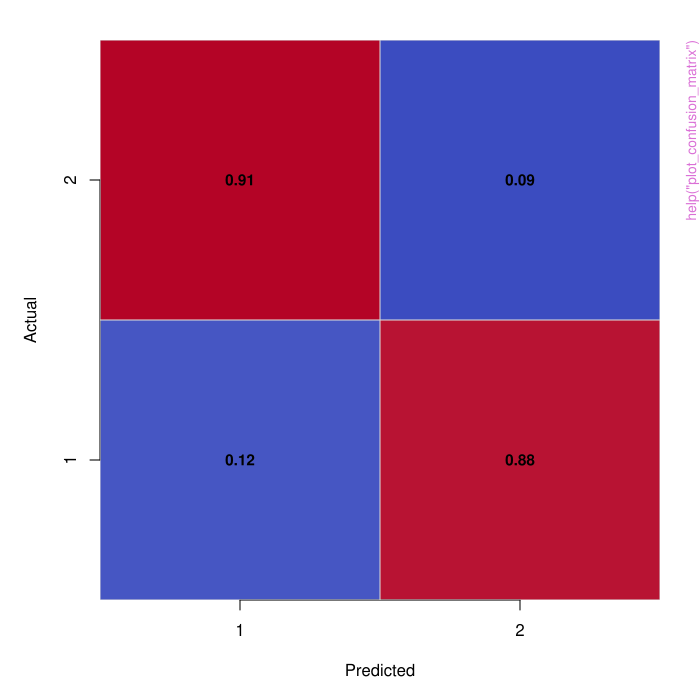

Recreate this plot in R.
pkgname <- "VectorForgeML"
source(file.path(R.home("share"), "R", "examples-header.R"))
options(warn = 1)
options(pager = "console")
base::assign(".ExTimings", "VectorForgeML-Ex.timings", pos = 'CheckExEnv')
base::cat("name\tuser\tsystem\telapsed\n", file=base::get(".ExTimings", pos = 'CheckExEnv'))
base::assign(".format_ptime",
function(x) {
  if(!is.na(x[4L])) x[1L] <- x[1L] + x[4L]
  if(!is.na(x[5L])) x[2L] <- x[2L] + x[5L]
  options(OutDec = '.')
  format(x[1L:3L], digits = 7L)
},
pos = 'CheckExEnv')

### * </HEADER>
library('VectorForgeML')

base::assign(".oldSearch", base::search(), pos = 'CheckExEnv')
base::assign(".old_wd", base::getwd(), pos = 'CheckExEnv')
cleanEx()
nameEx("ColumnTransformer-class")
### * ColumnTransformer-class

flush(stderr()); flush(stdout())

base::assign(".ptime", proc.time(), pos = "CheckExEnv")
### Name: ColumnTransformer-class
### Title: Column Transformer
### Aliases: ColumnTransformer-class ColumnTransformer

### ** Examples

  model <- ColumnTransformer$new(num_cols="A", cat_cols="B")




base::assign(".dptime", (proc.time() - get(".ptime", pos = "CheckExEnv")), pos = "CheckExEnv")
base::cat("ColumnTransformer-class", base::get(".format_ptime", pos = 'CheckExEnv')(get(".dptime", pos = "CheckExEnv")), "\n", file=base::get(".ExTimings", pos = 'CheckExEnv'), append=TRUE, sep="\t")
cleanEx()
nameEx("DecisionTree-class")
### * DecisionTree-class

flush(stderr()); flush(stdout())

base::assign(".ptime", proc.time(), pos = "CheckExEnv")
### Name: DecisionTree-class
### Title: Decision Tree Model
### Aliases: DecisionTree-class DecisionTree

### ** Examples

  model <- DecisionTree$new()
  X <- matrix(rnorm(20), nrow=10)
  y <- sample(0:1, 10, replace=TRUE)
  model$fit(X,y)
  model$predict(X)




base::assign(".dptime", (proc.time() - get(".ptime", pos = "CheckExEnv")), pos = "CheckExEnv")
base::cat("DecisionTree-class", base::get(".format_ptime", pos = 'CheckExEnv')(get(".dptime", pos = "CheckExEnv")), "\n", file=base::get(".ExTimings", pos = 'CheckExEnv'), append=TRUE, sep="\t")
cleanEx()
nameEx("KMeans-class")
### * KMeans-class

flush(stderr()); flush(stdout())

base::assign(".ptime", proc.time(), pos = "CheckExEnv")
### Name: KMeans-class
### Title: KMeans Clustering
### Aliases: KMeans-class KMeans

### ** Examples

  x <- matrix(rnorm(20), nrow=10)
  model <- KMeans$new()
  model$fit(x)




base::assign(".dptime", (proc.time() - get(".ptime", pos = "CheckExEnv")), pos = "CheckExEnv")
base::cat("KMeans-class", base::get(".format_ptime", pos = 'CheckExEnv')(get(".dptime", pos = "CheckExEnv")), "\n", file=base::get(".ExTimings", pos = 'CheckExEnv'), append=TRUE, sep="\t")
cleanEx()
nameEx("KNN-class")
### * KNN-class

flush(stderr()); flush(stdout())

base::assign(".ptime", proc.time(), pos = "CheckExEnv")
### Name: KNN-class
### Title: K-Nearest Neighbors Model
### Aliases: KNN-class KNN

### ** Examples

  model <- KNN$new(k=3, mode="classification")
  X <- matrix(rnorm(20), nrow=10)
  y <- sample(0:1, 10, replace=TRUE)
  model$fit(X,y)
  model$predict(X)




base::assign(".dptime", (proc.time() - get(".ptime", pos = "CheckExEnv")), pos = "CheckExEnv")
base::cat("KNN-class", base::get(".format_ptime", pos = 'CheckExEnv')(get(".dptime", pos = "CheckExEnv")), "\n", file=base::get(".ExTimings", pos = 'CheckExEnv'), append=TRUE, sep="\t")
cleanEx()
nameEx("LabelEncoder-class")
### * LabelEncoder-class

flush(stderr()); flush(stdout())

base::assign(".ptime", proc.time(), pos = "CheckExEnv")
### Name: LabelEncoder-class
### Title: Label Encoder
### Aliases: LabelEncoder-class LabelEncoder

### ** Examples

  enc <- LabelEncoder$new()
  x <- c("a", "b", "a")
  enc$fit(x)
  enc$transform(x)




base::assign(".dptime", (proc.time() - get(".ptime", pos = "CheckExEnv")), pos = "CheckExEnv")
base::cat("LabelEncoder-class", base::get(".format_ptime", pos = 'CheckExEnv')(get(".dptime", pos = "CheckExEnv")), "\n", file=base::get(".ExTimings", pos = 'CheckExEnv'), append=TRUE, sep="\t")
cleanEx()
nameEx("LinearRegression-class")
### * LinearRegression-class

flush(stderr()); flush(stdout())

base::assign(".ptime", proc.time(), pos = "CheckExEnv")
### Name: LinearRegression-class
### Title: Linear Regression Model
### Aliases: LinearRegression-class LinearRegression

### ** Examples

model <- LinearRegression$new()
X <- matrix(rnorm(100),50,2)
y <- rnorm(50)
model$fit(X,y)
model$predict(X)





base::assign(".dptime", (proc.time() - get(".ptime", pos = "CheckExEnv")), pos = "CheckExEnv")
base::cat("LinearRegression-class", base::get(".format_ptime", pos = 'CheckExEnv')(get(".dptime", pos = "CheckExEnv")), "\n", file=base::get(".ExTimings", pos = 'CheckExEnv'), append=TRUE, sep="\t")
cleanEx()
nameEx("LogisticRegression-class")
### * LogisticRegression-class

flush(stderr()); flush(stdout())

base::assign(".ptime", proc.time(), pos = "CheckExEnv")
### Name: LogisticRegression-class
### Title: Logistic Regression Model
### Aliases: LogisticRegression-class LogisticRegression

### ** Examples

  model <- LogisticRegression$new()
  X <- matrix(rnorm(20), nrow=10)
  y <- sample(0:1, 10, replace=TRUE)
  model$fit(X,y)
  model$predict(X)




base::assign(".dptime", (proc.time() - get(".ptime", pos = "CheckExEnv")), pos = "CheckExEnv")
base::cat("LogisticRegression-class", base::get(".format_ptime", pos = 'CheckExEnv')(get(".dptime", pos = "CheckExEnv")), "\n", file=base::get(".ExTimings", pos = 'CheckExEnv'), append=TRUE, sep="\t")
cleanEx()
nameEx("MinMaxScaler-class")
### * MinMaxScaler-class

flush(stderr()); flush(stdout())

base::assign(".ptime", proc.time(), pos = "CheckExEnv")
### Name: MinMaxScaler-class
### Title: Standard Scaler
### Aliases: MinMaxScaler-class MinMaxScaler

### ** Examples

  s <- MinMaxScaler$new()
  x <- matrix(rnorm(20), nrow=10)
  s$fit(x)
  s$transform(x)




base::assign(".dptime", (proc.time() - get(".ptime", pos = "CheckExEnv")), pos = "CheckExEnv")
base::cat("MinMaxScaler-class", base::get(".format_ptime", pos = 'CheckExEnv')(get(".dptime", pos = "CheckExEnv")), "\n", file=base::get(".ExTimings", pos = 'CheckExEnv'), append=TRUE, sep="\t")
cleanEx()
nameEx("OneHotEncoder-class")
### * OneHotEncoder-class

flush(stderr()); flush(stdout())

base::assign(".ptime", proc.time(), pos = "CheckExEnv")
### Name: OneHotEncoder-class
### Title: One Hot Encoder
### Aliases: OneHotEncoder-class OneHotEncoder

### ** Examples

  enc <- OneHotEncoder$new()
  df <- data.frame(a=c("x","y","x"))
  enc$fit(df)
  enc$transform(df)




base::assign(".dptime", (proc.time() - get(".ptime", pos = "CheckExEnv")), pos = "CheckExEnv")
base::cat("OneHotEncoder-class", base::get(".format_ptime", pos = 'CheckExEnv')(get(".dptime", pos = "CheckExEnv")), "\n", file=base::get(".ExTimings", pos = 'CheckExEnv'), append=TRUE, sep="\t")
cleanEx()
nameEx("PCA-class")
### * PCA-class

flush(stderr()); flush(stdout())

base::assign(".ptime", proc.time(), pos = "CheckExEnv")
### Name: PCA-class
### Title: Principal Component Analysis
### Aliases: PCA-class PCA

### ** Examples

  model <- PCA$new(n_components=2)
  X <- matrix(rnorm(30), nrow=10)
  model$fit(X)
  model$transform(X)




base::assign(".dptime", (proc.time() - get(".ptime", pos = "CheckExEnv")), pos = "CheckExEnv")
base::cat("PCA-class", base::get(".format_ptime", pos = 'CheckExEnv')(get(".dptime", pos = "CheckExEnv")), "\n", file=base::get(".ExTimings", pos = 'CheckExEnv'), append=TRUE, sep="\t")
cleanEx()
nameEx("Pipeline-class")
### * Pipeline-class

flush(stderr()); flush(stdout())

base::assign(".ptime", proc.time(), pos = "CheckExEnv")
### Name: Pipeline-class
### Title: Pipeline
### Aliases: Pipeline-class Pipeline

### ** Examples

  model <- Pipeline$new(list(StandardScaler$new()))




base::assign(".dptime", (proc.time() - get(".ptime", pos = "CheckExEnv")), pos = "CheckExEnv")
base::cat("Pipeline-class", base::get(".format_ptime", pos = 'CheckExEnv')(get(".dptime", pos = "CheckExEnv")), "\n", file=base::get(".ExTimings", pos = 'CheckExEnv'), append=TRUE, sep="\t")
cleanEx()
nameEx("RandomForest-class")
### * RandomForest-class

flush(stderr()); flush(stdout())

base::assign(".ptime", proc.time(), pos = "CheckExEnv")
### Name: RandomForest-class
### Title: Random Forest Model
### Aliases: RandomForest-class RandomForest

### ** Examples

  model <- RandomForest$new(ntrees=5)
  X <- matrix(rnorm(20), nrow=10)
  y <- sample(0:1, 10, replace=TRUE)
  model$fit(X,y)
  model$predict(X)




base::assign(".dptime", (proc.time() - get(".ptime", pos = "CheckExEnv")), pos = "CheckExEnv")
base::cat("RandomForest-class", base::get(".format_ptime", pos = 'CheckExEnv')(get(".dptime", pos = "CheckExEnv")), "\n", file=base::get(".ExTimings", pos = 'CheckExEnv'), append=TRUE, sep="\t")
cleanEx()
nameEx("RidgeRegression-class")
### * RidgeRegression-class

flush(stderr()); flush(stdout())

base::assign(".ptime", proc.time(), pos = "CheckExEnv")
### Name: RidgeRegression-class
### Title: Ridge Regression Model
### Aliases: RidgeRegression-class RidgeRegression

### ** Examples

  model <- RidgeRegression$new()
  X <- matrix(rnorm(20), nrow=10)
  y <- rnorm(10)
  model$fit(X,y,lambda=1.0)
  model$predict(X)




base::assign(".dptime", (proc.time() - get(".ptime", pos = "CheckExEnv")), pos = "CheckExEnv")
base::cat("RidgeRegression-class", base::get(".format_ptime", pos = 'CheckExEnv')(get(".dptime", pos = "CheckExEnv")), "\n", file=base::get(".ExTimings", pos = 'CheckExEnv'), append=TRUE, sep="\t")
cleanEx()
nameEx("SoftmaxRegression-class")
### * SoftmaxRegression-class

flush(stderr()); flush(stdout())

base::assign(".ptime", proc.time(), pos = "CheckExEnv")
### Name: SoftmaxRegression-class
### Title: Softmax Regression Model
### Aliases: SoftmaxRegression-class SoftmaxRegression

### ** Examples

  model <- SoftmaxRegression$new()
  X <- matrix(rnorm(20), nrow=10)
  y <- sample(0:2, 10, replace=TRUE)
  model$fit(X,y)
  model$predict(X)




base::assign(".dptime", (proc.time() - get(".ptime", pos = "CheckExEnv")), pos = "CheckExEnv")
base::cat("SoftmaxRegression-class", base::get(".format_ptime", pos = 'CheckExEnv')(get(".dptime", pos = "CheckExEnv")), "\n", file=base::get(".ExTimings", pos = 'CheckExEnv'), append=TRUE, sep="\t")
cleanEx()
nameEx("StandardScaler-class")
### * StandardScaler-class

flush(stderr()); flush(stdout())

base::assign(".ptime", proc.time(), pos = "CheckExEnv")
### Name: StandardScaler-class
### Title: Drop Constant Columns
### Aliases: StandardScaler-class StandardScaler

### ** Examples

  s <- StandardScaler$new()
  x <- matrix(rnorm(20), nrow=10)
  s$fit(x)
  s$transform(x)




base::assign(".dptime", (proc.time() - get(".ptime", pos = "CheckExEnv")), pos = "CheckExEnv")
base::cat("StandardScaler-class", base::get(".format_ptime", pos = 'CheckExEnv')(get(".dptime", pos = "CheckExEnv")), "\n", file=base::get(".ExTimings", pos = 'CheckExEnv'), append=TRUE, sep="\t")
cleanEx()
nameEx("accuracy_score")
### * accuracy_score

flush(stderr()); flush(stdout())

base::assign(".ptime", proc.time(), pos = "CheckExEnv")
### Name: accuracy_score
### Title: Accuracy Score
### Aliases: accuracy_score

### ** Examples

  y_true <- c(1,0,1,1)
  y_pred <- c(1,0,0,1)
  accuracy_score(y_true, y_pred)




base::assign(".dptime", (proc.time() - get(".ptime", pos = "CheckExEnv")), pos = "CheckExEnv")
base::cat("accuracy_score", base::get(".format_ptime", pos = 'CheckExEnv')(get(".dptime", pos = "CheckExEnv")), "\n", file=base::get(".ExTimings", pos = 'CheckExEnv'), append=TRUE, sep="\t")
cleanEx()
nameEx("confusion_matrix")
### * confusion_matrix

flush(stderr()); flush(stdout())

base::assign(".ptime", proc.time(), pos = "CheckExEnv")
### Name: confusion_matrix
### Title: Confusion Matrix
### Aliases: confusion_matrix

### ** Examples

  y_true <- c(1,0,1,1)
  y_pred <- c(1,0,0,1)
  confusion_matrix(y_true, y_pred)




base::assign(".dptime", (proc.time() - get(".ptime", pos = "CheckExEnv")), pos = "CheckExEnv")
base::cat("confusion_matrix", base::get(".format_ptime", pos = 'CheckExEnv')(get(".dptime", pos = "CheckExEnv")), "\n", file=base::get(".ExTimings", pos = 'CheckExEnv'), append=TRUE, sep="\t")
cleanEx()
nameEx("confusion_stats")
### * confusion_stats

flush(stderr()); flush(stdout())

base::assign(".ptime", proc.time(), pos = "CheckExEnv")
### Name: confusion_stats
### Title: Confusion Matrix Statistics
### Aliases: confusion_stats

### ** Examples

  cm <- matrix(c(10, 2, 1, 15), nrow=2)
  try({ confusion_stats(cm) })




base::assign(".dptime", (proc.time() - get(".ptime", pos = "CheckExEnv")), pos = "CheckExEnv")
base::cat("confusion_stats", base::get(".format_ptime", pos = 'CheckExEnv')(get(".dptime", pos = "CheckExEnv")), "\n", file=base::get(".ExTimings", pos = 'CheckExEnv'), append=TRUE, sep="\t")
cleanEx()
nameEx("drop_constant_columns")
### * drop_constant_columns

flush(stderr()); flush(stdout())

base::assign(".ptime", proc.time(), pos = "CheckExEnv")
### Name: drop_constant_columns
### Title: Drop Constant Columns
### Aliases: drop_constant_columns

### ** Examples

  x <- data.frame(a=c(1,1,1), b=c(1,2,3))
  drop_constant_columns(x)




base::assign(".dptime", (proc.time() - get(".ptime", pos = "CheckExEnv")), pos = "CheckExEnv")
base::cat("drop_constant_columns", base::get(".format_ptime", pos = 'CheckExEnv')(get(".dptime", pos = "CheckExEnv")), "\n", file=base::get(".ExTimings", pos = 'CheckExEnv'), append=TRUE, sep="\t")
cleanEx()
nameEx("f1_score")
### * f1_score

flush(stderr()); flush(stdout())

base::assign(".ptime", proc.time(), pos = "CheckExEnv")
### Name: f1_score
### Title: F1 Score
### Aliases: f1_score

### ** Examples

  y_true <- c(1,0,1,1)
  y_pred <- c(1,0,0,1)
  f1_score(y_true, y_pred)




base::assign(".dptime", (proc.time() - get(".ptime", pos = "CheckExEnv")), pos = "CheckExEnv")
base::cat("f1_score", base::get(".format_ptime", pos = 'CheckExEnv')(get(".dptime", pos = "CheckExEnv")), "\n", file=base::get(".ExTimings", pos = 'CheckExEnv'), append=TRUE, sep="\t")
cleanEx()
nameEx("find_best_k")
### * find_best_k

flush(stderr()); flush(stdout())

base::assign(".ptime", proc.time(), pos = "CheckExEnv")
### Name: find_best_k
### Title: Find Best K
### Aliases: find_best_k

### ** Examples

  x <- matrix(rnorm(200), nrow=100)
  y <- sample(0:1, 100, replace=TRUE)
  find_best_k(x, y, k_values=c(1,3,5))




base::assign(".dptime", (proc.time() - get(".ptime", pos = "CheckExEnv")), pos = "CheckExEnv")
base::cat("find_best_k", base::get(".format_ptime", pos = 'CheckExEnv')(get(".dptime", pos = "CheckExEnv")), "\n", file=base::get(".ExTimings", pos = 'CheckExEnv'), append=TRUE, sep="\t")
cleanEx()
nameEx("fit_linear_model")
### * fit_linear_model

flush(stderr()); flush(stdout())

base::assign(".ptime", proc.time(), pos = "CheckExEnv")
### Name: fit_linear_model
### Title: Fit Linear Model (Fast C++ backend)
### Aliases: fit_linear_model

### ** Examples

  X <- matrix(rnorm(20), nrow=10)
  y <- rnorm(10)
  try({ fit_linear_model(X, y) })




base::assign(".dptime", (proc.time() - get(".ptime", pos = "CheckExEnv")), pos = "CheckExEnv")
base::cat("fit_linear_model", base::get(".format_ptime", pos = 'CheckExEnv')(get(".dptime", pos = "CheckExEnv")), "\n", file=base::get(".ExTimings", pos = 'CheckExEnv'), append=TRUE, sep="\t")
cleanEx()
nameEx("plot_confusion_matrix")
### * plot_confusion_matrix

flush(stderr()); flush(stdout())

base::assign(".ptime", proc.time(), pos = "CheckExEnv")
### Name: plot_confusion_matrix
### Title: Plot Confusion Matrix
### Aliases: plot_confusion_matrix

### ** Examples

  cm <- matrix(c(10, 2, 1, 15), nrow=2)
  try({ plot_confusion_matrix(cm) })




base::assign(".dptime", (proc.time() - get(".ptime", pos = "CheckExEnv")), pos = "CheckExEnv")
base::cat("plot_confusion_matrix", base::get(".format_ptime", pos = 'CheckExEnv')(get(".dptime", pos = "CheckExEnv")), "\n", file=base::get(".ExTimings", pos = 'CheckExEnv'), append=TRUE, sep="\t")
cleanEx()
nameEx("precision_score")
### * precision_score

flush(stderr()); flush(stdout())

base::assign(".ptime", proc.time(), pos = "CheckExEnv")
### Name: precision_score
### Title: Precision Score
### Aliases: precision_score

### ** Examples

  y_true <- c(1,0,1,1)
  y_pred <- c(1,0,0,1)
  precision_score(y_true, y_pred)




base::assign(".dptime", (proc.time() - get(".ptime", pos = "CheckExEnv")), pos = "CheckExEnv")
base::cat("precision_score", base::get(".format_ptime", pos = 'CheckExEnv')(get(".dptime", pos = "CheckExEnv")), "\n", file=base::get(".ExTimings", pos = 'CheckExEnv'), append=TRUE, sep="\t")
cleanEx()
nameEx("predict_linear_model")
### * predict_linear_model

flush(stderr()); flush(stdout())

base::assign(".ptime", proc.time(), pos = "CheckExEnv")
### Name: predict_linear_model
### Title: Predict Linear Model
### Aliases: predict_linear_model

### ** Examples

  X <- matrix(rnorm(20), nrow=10)
  y <- rnorm(10)
  model <- fit_linear_model(X, y)
  predict_linear_model(model, X)




base::assign(".dptime", (proc.time() - get(".ptime", pos = "CheckExEnv")), pos = "CheckExEnv")
base::cat("predict_linear_model", base::get(".format_ptime", pos = 'CheckExEnv')(get(".dptime", pos = "CheckExEnv")), "\n", file=base::get(".ExTimings", pos = 'CheckExEnv'), append=TRUE, sep="\t")
cleanEx()
nameEx("recall_score")
### * recall_score

flush(stderr()); flush(stdout())

base::assign(".ptime", proc.time(), pos = "CheckExEnv")
### Name: recall_score
### Title: Recall Score
### Aliases: recall_score

### ** Examples

  y_true <- c(1,0,1,1)
  y_pred <- c(1,0,0,1)
  recall_score(y_true, y_pred)




base::assign(".dptime", (proc.time() - get(".ptime", pos = "CheckExEnv")), pos = "CheckExEnv")
base::cat("recall_score", base::get(".format_ptime", pos = 'CheckExEnv')(get(".dptime", pos = "CheckExEnv")), "\n", file=base::get(".ExTimings", pos = 'CheckExEnv'), append=TRUE, sep="\t")
cleanEx()
nameEx("train_test_split")
### * train_test_split

flush(stderr()); flush(stdout())

base::assign(".ptime", proc.time(), pos = "CheckExEnv")
### Name: train_test_split
### Title: Train Test Split
### Aliases: train_test_split

### ** Examples

  X <- matrix(rnorm(20), nrow=10)
  y <- sample(0:1, 10, replace=TRUE)
  train_test_split(X, y, test_size=0.2)




base::assign(".dptime", (proc.time() - get(".ptime", pos = "CheckExEnv")), pos = "CheckExEnv")
base::cat("train_test_split", base::get(".format_ptime", pos = 'CheckExEnv')(get(".dptime", pos = "CheckExEnv")), "\n", file=base::get(".ExTimings", pos = 'CheckExEnv'), append=TRUE, sep="\t")
### * <FOOTER>
###
cleanEx()
options(digits = 7L)
base::cat("Time elapsed: ", proc.time() - base::get("ptime", pos = 'CheckExEnv'),"\n")
grDevices::dev.off()
###
### Local variables: ***
### mode: outline-minor ***
### outline-regexp: "\\(> \\)?### [*]+" ***
### End: ***
quit('no')
